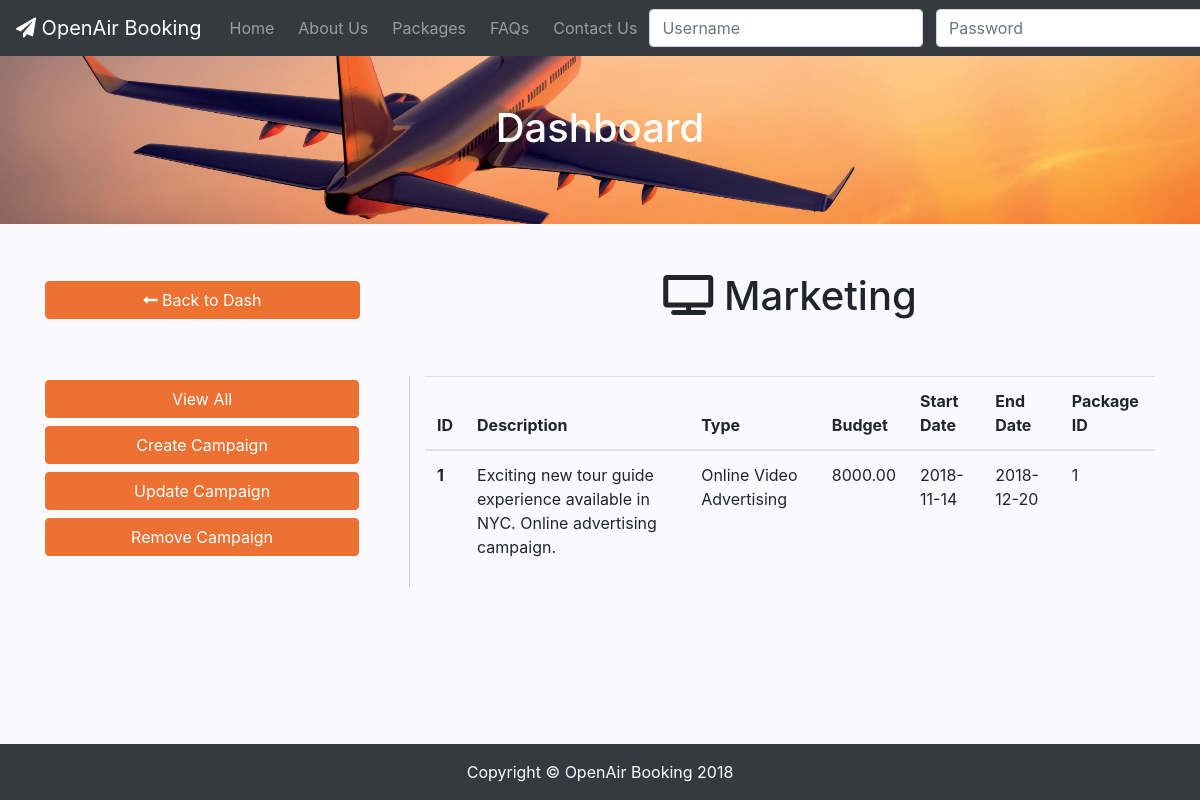
/dashboard/marketing.php, run on the app's committed database.
### tables this page shows
CREATE TABLE `marketing` (
  `pr_id` int(11) NOT NULL,
  `pr_description` varchar(280) DEFAULT NULL,
  `pr_type` varchar(60) DEFAULT NULL,
  `pr_budget` decimal(8,2) DEFAULT NULL,
  `pr_start_date` date DEFAULT NULL,
  `pr_end_date` date DEFAULT NULL,
  `package_pkg_id` int(11) NOT NULL
);

### dashboard/marketing.php (the view, shortened to what this page needs)
<!DOCTYPE html>
<html lang="en">
<head>
    <link rel="stylesheet" href="https://stackpath.bootstrapcdn.com/bootstrap/4.1.3/css/bootstrap.min.css"
>
    <link rel="stylesheet" href="https://use.fontawesome.com/releases/v5.5.0/css/all.css"
>
    <link href="css/dash.css" rel="stylesheet">
    <?php include_once "../php/db_connect.php"; ?>
    <?php include_once "php/display.php"; ?>
</head>
<body>
    <nav class="navbar navbar-expand-lg navbar-dark bg-dark fixed-top">
        <a class="navbar-brand" href="../index.php"><i class="fas fa-paper-plane"></i> OpenAir Booking</a>
        <div class="collapse navbar-collapse" id="navbarResponsive">
            <ul class="navbar-nav mr-auto">
                <li class="nav-item">
                    <a class="nav-link" href="../index.php">Home</a>
                </li>
                <li class="nav-item">
                    <a class="nav-link" href="../about.php">About Us</a>
                </li>
                <li class="nav-item">
                    <a class="nav-link" href="../packages.php">Packages</a>
                </li>
                <li class="nav-item">
                    <a class="nav-link" href="../faq.php">FAQs</a>
                </li>
                <li class="nav-item">
                    <a class="nav-link" href="../contact-us.php">Contact Us</a>
                </li>
            </ul>
            <form class="navbar-form form-inline" action="../login.php" method="POST">
                <div id="id3" class="form-group">
                    <input readonly="true" id="id3.1" class="form-control mr-2" type="text" placeholder="Username" name="userName"
                        required>
                    <input readonly="true" id="id3.2" class="form-control mr-2" type="password" placeholder="Password"
                        name="uncrypPass" required>
                </div>
            </form>
        </div>
    </nav>
    <div class="header">
        <div class="container">
            <div class="row">
                <div class="text-center mx-auto mb-4">
                    <h1 class="my-5">
                    ?>Dashboard</h1>
                </div>
            </div>
        </div>
    </div>
    <div class="dash">
        <div class="container">
            <div class="row justify-content-around mt-5">
                <div class="col-sm-4 m-auto">
                    <button class="btn back-btn" onclick="location.href='../dashboard.php';" type="back"><i class="fas fa-long-arrow-alt-left"></i>
                        Back to Dash</button>
                </div>
                <div class="col-sm-8 m-auto text-center">
                    <h1><i class="fas fa-tv"></i> Marketing</h1>
                </div>
            </div>
            <div class="row my-5">
                <div class="col-sm-4 buttonlist">
                    <button id="view" class="btn crud-btn my-1" onclick="showHideCRUD(this.id)" type="back">View All</button>
                    <button id="add" class="btn crud-btn my-1" onclick="showHideCRUD(this.id)" type="back">Create Campaign</button>
                    <button id="update" class="btn crud-btn my-1" onclick="showHideCRUD(this.id)" type="back">Update Campaign</button>
                    <button id="remove" class="btn crud-btn my-1" onclick="showHideCRUD(this.id)" type="back">Remove Campaign</button>
                </div>
                <div class="col-sm-8">
                    <div id="view_all_div">
                        <div class="table-responsive-xl">
                            <table class="table">
                                <thead>
                                    <tr>
                                        <th scope="col">ID</th>
                                        <th scope="col">Description</th>
                                        <th scope="col">Type</th>
                                        <th scope="col">Budget</th>
                                        <th scope="col">Start Date</th>
                                        <th scope="col">End Date</th>
                                        <th scope="col">Package ID</th>
                                    </tr>
                                </thead>
                                <tbody>
                                    <?php tableMarketingShow($conn); ?>
                                </tbody>
                            </table>
                        </div>
                    </div>
                </div>
            </div>
        </div>
    </div>
    <footer class="py-3 bg-dark">
        <div class="container">
            <p class="m-0 text-center text-white">Copyright &copy; OpenAir Booking 2018</p>
        </div>
    </footer>
</body>
</html>

### dashboard/php/display.php (shortened to what this page needs)
<?php
function tableMarketingShow($conn) {
    $sql = "SELECT * FROM marketing";
    $resultset = mysqli_query($conn, $sql) or die("database error:" . mysqli_error($conn));
    while ($record = mysqli_fetch_assoc($resultset)) {
                                    echo '<tr>
                                        <th scope="row">
                                            ' . $record['pr_id'] . '
                                        </th>
                                        <td>
                                        ' . $record['pr_description'] . '
                                        </td>
                                        <td>
                                        ' . $record['pr_type'] . '
                                        </td>
                                        <td>
                                        ' . $record['pr_budget'] . '
                                        </td>
                                        <td>
                                        ' . $record['pr_start_date'] . '
                                        </td>
                                        <td>
                                        ' . $record['pr_end_date'] . '
                                        </td>
                                        <td>
                                        ' . $record['package_pkg_id'] . '
                                        </td>
                                    </tr>';
    }
}
?>

### dashboard/css/dash.css (style rules this page uses)
:root { --accent: #EC7133; --shadow-accent: #bc5a28; }
body { padding-top: 54px; background-color: #fafafc; }
@media (min-width: 992px) { body { padding-top: 56px; } }
.header { min-height: 100%; background: url("../../resources/header.jpg") center center no-repeat scroll; -webkit-background-size: cover; -moz-background-size: cover; background-size: cover; -o-background-size: cover; }
.navbar { white-space: nowrap; }
.header h1 { color: white; }
.nav-item, .nav-item > a { border-radius: .25rem; padding-left: .25rem; padding-right: .25rem }
.crud-btn, .back-btn { background-color: var(--accent); border-color: var(--accent); color: white; width: 90%; }
#id3, #id4, #view_all_div, #add_div, #update_div, #remove_div { display: none; }
.dash .buttonlist { border-right: 1px solid #ccc; }
footer { position: fixed!important; right: 0; bottom: 0; left: 0; }

### data on the page
marketing: pr_id "1", pr_description "Exciting new tour guide experience available in NYC. Online advertising campaign.", pr_type "Online Video Advertising", pr_budget "8000.00", pr_start_date "2018-11-14", pr_end_date "2018-12-20", package_pkg "1"
